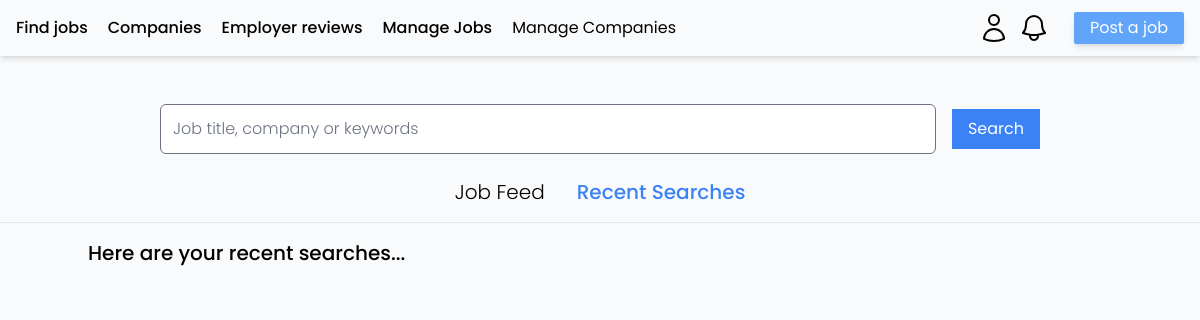
/?tab=recent_searches (signed in), run on an earlier commit of the app's database.
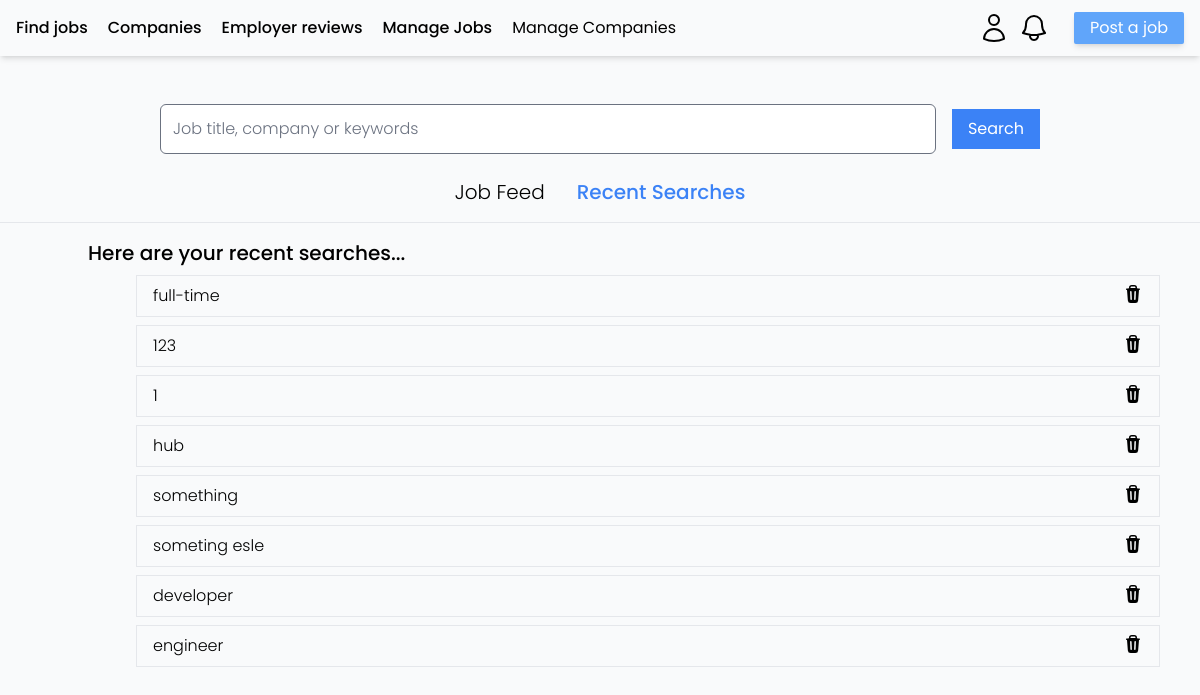
And on a later commit of the database.
### app_jobboard/models.py (models this page shows, shortened)
class Search(models.Model):
    search = models.CharField(max_length=255)
    user = models.ForeignKey(CustomUser, on_delete=models.CASCADE)
    count = models.IntegerField(default=0)
    updated = models.DateTimeField(auto_now=True)
    created = models.DateTimeField(auto_now_add=True)
    class Meta:
        verbose_name_plural = "Searches"

### app_jobboard/views.py (the view, shortened to what this page needs)
# urls.py: path("", views.index, name="index"),
def index(request):
    id = request.GET.get("job")
    q = request.GET.get("q")
    tab = request.GET.get("tab")
    context = {}
    if q:
        q = q.lower()
        context["q"] = q.capitalize()
        try:
            search = Search.objects.get(user=request.user, search=q)
            search.count += 1
            search.save()
        except Search.DoesNotExist:
            search = Search.objects.create(user=request.user, search=q)
        jobs = Job.objects.filter(
            Q(name__icontains=q)
            | Q(employment_type__icontains=q)
            | Q(location__icontains=q)
        ).order_by("-updated_at", "-created_at")
    else:
        jobs = Job.objects.all().order_by("-updated_at", "-created_at")
    context["jobs"] = jobs
    if tab == "recent_searches":
        if request.user.is_authenticated:
            context["recent_searches"] = Search.objects.filter(
                user=request.user
            ).order_by("-updated", "-created")
            context["tab"] = tab
    return render(request, "index.html", context)

### templates/index.html (shortened to what this page needs)
{% extends "layout.html" %} {% block title %} - Register {% endblock %}
{% load static %}
{% block content %}
{% if tab != "recent_searches" %}
{% if q %}
<a href="?q=" class="font-light text-gray-500 text-sm underline cursor-pointer">Clear search</a>
{% endif %}
<div class="flex flex-row justify-center gap-4 pt-8 relative mb-4">
	<div class="flex flex-col gap-2 mb-4">
		{% for job in jobs %}
		<div class="justify-between border sm:max-w-[600px] max-w-[400px] px-4 py-3 rounded-sm hover:shadow-md duration-300 transition-all">
			<div class="flex flex-row justify-between">
				<a
					href="{% url 'jobboard:job' job.id %}"
					class="text-xl"
					>{{ job.name }}</a
				>
				{% if job.employer == request.user %}
				<svg
					xmlns="http://www.w3.org/2000/svg"
					fill="none"
					viewBox="0 0 24 24"
					stroke-width="1.5"
					stroke="currentColor"
					class="w-6 h-6">
					<path
						stroke-linecap="round"
						stroke-linejoin="round"
						d="M3.75 5.25h16.5m-16.5 4.5h16.5m-16.5 4.5h16.5m-16.5 4.5h16.5" />
				</svg>
				{% endif %}
			</div>
			<div class="flex flex-row gap-2 font-light text-slate-600">
				<p>{{ job.company_name }}</p>
				|
				<p class="font-normal">{{ job.location }}</p>
			</div>
			<div class="flex flex-row gap-4 px-2 text-sm mt-2">
				{% if job.salary %}
				<p
					class="bg-slate-100 text-slate-600 px-3 border border-slate-400 rounded-sm">
					${{ job.salary }} monthly
				</p>
				{% endif %}
				<a href="/?q={{ job.employment_type }}" class="bg-slate-200 text-slate-700 w-fit px-3">
					{{ job.employment_type }}
				</a>
			</div>
			<section
				aria-label="job summary"
				class="my-2 font-light text-gray-500">
				{{ job.summary }}
			</section>
			<footer aria-label="job footer" class="mt-2">
				<p class="font-light text-xs text-gray-600">
					Posted {{ job.created_at|timesince }} ago.
				</p>
			</footer>
		</div>
		{% empty %} {% if q %}
		<div class="w-full flex flex-col justify-start text-gray-400">
			<p class="text-2xl font-light">
				The search <strong>"{{ q }}"</strong> did not match any jobs.
			</p>
			<h4 class="font-medium text-lg mt-4 text-gray-500">
				Search suggestions:
			</h4>
			<ul class="list-disc list-inside font-light">
				<li>Try more general keywords</li>
				<li>Check your spelling</li>
				<li>Replace abbreviations with the entire word</li>
			</ul>
		</div>
		{% else %}
		<p>There are currently no jobs available.</p>
		{% endif %} {% endfor %}
	</div>
	{% else %}
	<section class="text-black flex flex-col gap-2">
		<h3 class="font-medium text-xl">Here are your recent searches...</h3>
		{% for search in recent_searches %}
		<div
			class="flex flex-row py-2 px-4 border mx-12 w-full justify-between">
			<a href="?q={{ search.search }}&tab=" class="font-light"
				>{{ search.search }}</a
			>
			<a href="{% url 'jobboard:deleteSearch' search.id %}"></a>
		</div>
		{% endfor %}
	</section>
	{% endif %} {% endblock %}

### templates/layout.html (shortened to what this page needs)
{% extends "base.html" %}
{% block mainContent %}
	{% include "nav_bar.html" %}
	{% block searchComponent %}
		<div class="flex flex-col gap-4">
			<form
				action="/"
				class="flex flex-row gap-4 items-center w-full justify-center px-40 mt-12">
				{% if q %}
				<input
					type="text"
					name="q"
					id="q"
					placeholder="{{ q }}"
					class="py-3 rounded-md font-light w-full" />
				{% else %}
				<input
					type="text"
					name="q"
					id="q"
					placeholder="Job title, company or keywords"
					class="py-3 rounded-md font-light w-full" />
				{% endif %}
				<button
					type="submit"
					class="w-fit h-fit px-4 py-2 bg-blue-500 text-white">
					Search
				</button>
			</form>
			<div class="flex flex-row gap-8 justify-center mt-2">
				{% if not user.is_authenticated %}
					<p class="text-xl font-medium cursor-default text-blue-500">Job Feed</>
				{% else %}
					{% if tab == "recent_searches"%}
					<a href="/?tab=" class="text-xl font-light">Job Feed</a>
					<a href="/?tab=recent_searches" class="font-medium text-xl text-blue-500"
						>Recent Searches</a
					>
					{% else%}
					<a href="/?tab=" class="font-medium text-xl text-blue-500">Job Feed</a>
					<a href="/?tab=recent_searches" class="font-light text-xl"
						>Recent Searches</a
					>
					{% endif %}
				{% endif %}
			</div>
			<hr />
		</div>
	{% endblock %}
	<div class="container mx-auto mt-4">
		{% block content %}
		{% endblock %}
	</div>
{% endblock %}

### theme/templates/base.html (shortened to what this page needs)
{% load static tailwind_tags %}
{% load static %}
<!DOCTYPE html>
<html lang="en">
	<head>
		<link rel="stylesheet" href="{% static 'main.css' %}">
		{% tailwind_css %}
	</head>
	<body class="bg-gray-50 leading-normal tracking-normal font-['Poppins']">
		{% block mainContent %}
		{% endblock %}
	</body>
</html>

### templates/nav_bar.html (shortened to what this page needs)
{% block content %}
<div>
	<nav
		class="w-full flex flex-row justify-between shadow-md px-4 py-3 items-center">
		<ul class="flex flex-row gap-5">
			<li>
				<a
					class="font-medium hover:text-blue-400 cursor-pointer duration-500 transition-colors"
					href="/"
					>Find jobs</a
				>
			</li>
			<li>
				<a
					href="{% url 'jobboard:companies' %}"
					class="font-medium hover:text-blue-400 cursor-pointer duration-500 transition-colors"
					>Companies</a
				>
			</li>
			{% if request.user.is_authenticated %}
			<li>
				<a
					class="font-medium hover:text-blue-400 cursor-pointer duration-500 transition-colors"
					>Employer reviews</a
				>
			</li>
			<li>
				<a
					href="{% url 'jobboard:getUserJobs' %}"
					class="font-medium hover:text-blue-400 cursor-pointer duration-500 transition-colors"
					>Manage Jobs</a
				>
			</li>
			<li>
				<a
					href="{% url 'jobboard:userCompanies' %}"
					="font-medium hover:text-blue-400 cursor-pointer duration-500 transition-colors"
					>Manage Companies</a
				>
			</li>
			{% endif %}
		</ul>
		<div class=" ">
			{% if request.user.is_authenticated %}
			<div class="flex flex-row gap-6">
				<div class="flex flex-row gap-2 items-center">
					<a href="{% url 'auth:user' %}"
						></a>
				</div>
				<a
					class="bg-blue-400 text-white px-4 py-1 w-fit h-fit rounded-sm shadow-md"
					href="{% url 'jobboard:createJob' %}"
					>Post a job</a
				>
			</div>
			{% else %}
			<a href="/auth">Login</a>
			{% endif %}
		</div>
	</nav>
</div>
{% endblock %}

### static/main.css (style rules this page uses)
body { font-family: "Poppins", sans-serif; }

What changed in the data, as far as the page shows it:
added Search: search "full-time"
added Search: search "123"
added Search: search "1"
added Search: search "hub"
added Search: search "something"
added Search: search "someting esle"
added Search: search "developer"
added Search: search "engineer"
